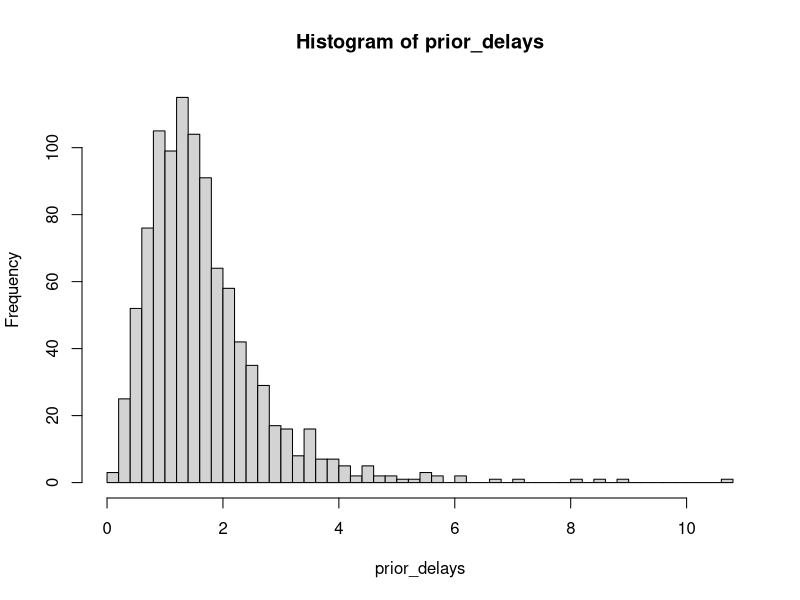

Recreate this plot in R.
## ---- chunk 1
# Example: checking delay priors
prior_mean_delay <- abs(rnorm(1000, mean = 1.5, sd = 0.5))
prior_sd_delay <- abs(rnorm(1000, mean = 0.5, sd = 0.1))

# Simulate delays from these priors
prior_delays <- rlnorm(
  1000, 
  meanlog = log(prior_mean_delay), 
  sdlog = prior_sd_delay
)

# Plot to check if reasonable
hist(prior_delays, breaks = 50)
quantile(prior_delays, c(0.025, 0.5, 0.975))
